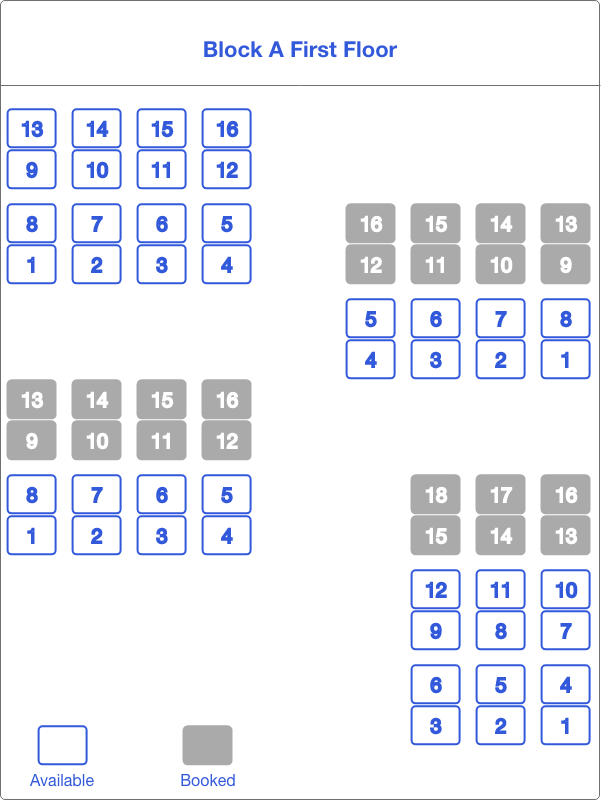
#> input picture ba.png, 601 x 800 px
$ python use_text.py
#> lines starting #> are read from the running program, lines starting #| are printed output that depends on the picture
from PIL import Image
from PIL import ImageFont
from PIL import ImageDraw

img = Image.open('ba.png')
#> img is the input picture: PIL image 601x800 RGBA; mean R, G, B, A 236.7, 238.5, 244.6, 254.6
draw = ImageDraw.Draw(img)
font = ImageFont.truetype('impact.ttf', 52)


def paint_booked_with_grey(positions):
    for position in positions:
        draw.rectangle((
            (position[0], position[1]),
            (position[0] + 50, position[1] + 40)),
            fill=(192, 192, 192, 0))


def test():
    paint_booked_with_grey([
        (7, 108),
        (137, 110),
        (138, 245),
        (478, 343),
        (476, 665),
    ])
    img.save('merged_2.png')
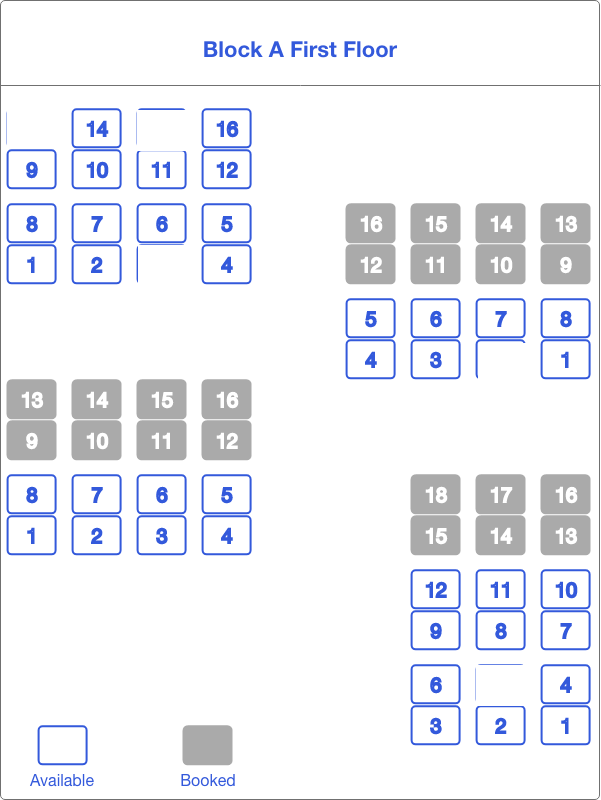
#> saved as merged_2.png: PIL image 601x800 RGBA; mean R, G, B, A 236.3, 237.9, 243.3, 249; transparent parts drawn white


if __name__ == '__main__':
    test()
